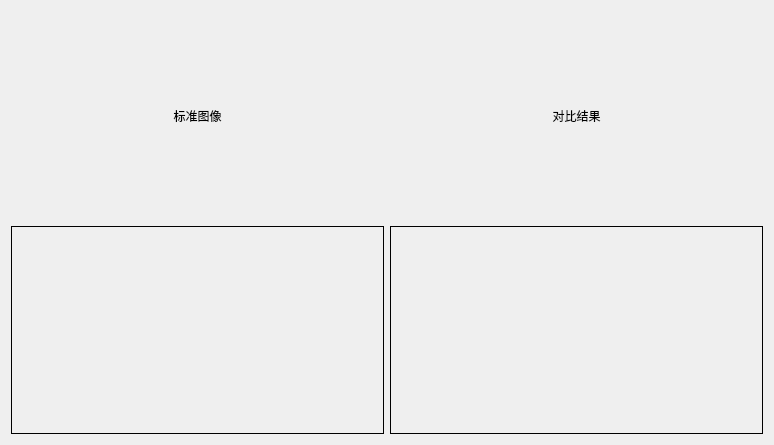
<?xml version="1.0" encoding="UTF-8"?>
<ui version="4.0">
 <class>Video</class>
 <widget class="QWidget" name="Video">
  <property name="geometry">
   <rect>
    <x>0</x>
    <y>0</y>
    <width>774</width>
    <height>445</height>
   </rect>
  </property>
  <property name="windowTitle">
   <string>Form</string>
  </property>
  <layout class="QGridLayout" name="gridLayout">
   <item row="0" column="1">
    <widget class="QLabel" name="label_3">
     <property name="text">
      <string>对比结果</string>
     </property>
     <property name="alignment">
      <set>Qt::AlignCenter</set>
     </property>
    </widget>
   </item>
   <item row="1" column="0">
    <widget class="QLabel" name="lbl_std_image">
     <property name="sizePolicy">
      <sizepolicy hsizetype="Preferred" vsizetype="Preferred">
       <horstretch>0</horstretch>
       <verstretch>0</verstretch>
      </sizepolicy>
     </property>
     <property name="styleSheet">
      <string notr="true">QLabel {border: 1px solid blank; }</string>
     </property>
     <property name="text">
      <string/>
     </property>
    </widget>
   </item>
   <item row="1" column="1">
    <widget class="QLabel" name="label_5">
     <property name="sizePolicy">
      <sizepolicy hsizetype="Preferred" vsizetype="Preferred">
       <horstretch>0</horstretch>
       <verstretch>0</verstretch>
      </sizepolicy>
     </property>
     <property name="styleSheet">
      <string notr="true">QLabel {border: 1px solid blank; }</string>
     </property>
     <property name="text">
      <string/>
     </property>
    </widget>
   </item>
   <item row="0" column="0">
    <widget class="QLabel" name="label_2">
     <property name="text">
      <string>标准图像</string>
     </property>
     <property name="alignment">
      <set>Qt::AlignCenter</set>
     </property>
    </widget>
   </item>
  </layout>
 </widget>
 <resources/>
 <connections/>
</ui>
